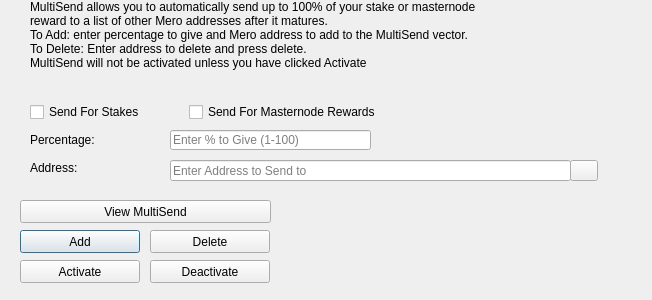
<?xml version="1.0" encoding="UTF-8"?>
<ui version="4.0">
 <class>MultiSendDialog</class>
 <widget class="QDialog" name="MultiSendDialog">
  <property name="windowModality">
   <enum>Qt::NonModal</enum>
  </property>
  <property name="geometry">
   <rect>
    <x>0</x>
    <y>0</y>
    <width>652</width>
    <height>300</height>
   </rect>
  </property>
  <property name="windowTitle">
   <string>MultiSend</string>
  </property>
  <widget class="QLineEdit" name="multiSendPercentEdit">
   <property name="geometry">
    <rect>
     <x>170</x>
     <y>130</y>
     <width>201</width>
     <height>20</height>
    </rect>
   </property>
   <property name="toolTip">
    <string>Enter whole numbers 1 - 100</string>
   </property>
   <property name="placeholderText">
    <string>Enter % to Give (1-100)</string>
   </property>
  </widget>
  <widget class="QLineEdit" name="multiSendAddressEdit">
   <property name="geometry">
    <rect>
     <x>170</x>
     <y>160</y>
     <width>401</width>
     <height>21</height>
    </rect>
   </property>
   <property name="toolTip">
    <string/>
   </property>
   <property name="placeholderText">
    <string>Enter Address to Send to</string>
   </property>
  </widget>
  <widget class="QLabel" name="label_2">
   <property name="geometry">
    <rect>
     <x>30</x>
     <y>0</y>
     <width>451</width>
     <height>121</height>
    </rect>
   </property>
   <property name="lineWidth">
    <number>1</number>
   </property>
   <property name="text">
    <string>MultiSend allows you to automatically send up to 100% of your stake or masternode reward to a list of other Mero addresses after it matures.
To Add: enter percentage to give and Mero address to add to the MultiSend vector.
To Delete: Enter address to delete and press delete.
MultiSend will not be activated unless you have clicked Activate</string>
   </property>
   <property name="alignment">
    <set>Qt::AlignLeading|Qt::AlignLeft|Qt::AlignTop</set>
   </property>
   <property name="wordWrap">
    <bool>true</bool>
   </property>
  </widget>
  <widget class="QLabel" name="message">
   <property name="geometry">
    <rect>
     <x>290</x>
     <y>200</y>
     <width>351</width>
     <height>91</height>
    </rect>
   </property>
   <property name="text">
    <string/>
   </property>
  </widget>
  <widget class="QPushButton" name="addButton">
   <property name="geometry">
    <rect>
     <x>20</x>
     <y>230</y>
     <width>120</width>
     <height>23</height>
    </rect>
   </property>
   <property name="toolTip">
    <string/>
   </property>
   <property name="statusTip">
    <string>Add to MultiSend Vector</string>
   </property>
   <property name="text">
    <string>Add</string>
   </property>
  </widget>
  <widget class="QPushButton" name="disableButton">
   <property name="geometry">
    <rect>
     <x>150</x>
     <y>260</y>
     <width>120</width>
     <height>23</height>
    </rect>
   </property>
   <property name="statusTip">
    <string>Deactivate MultiSend</string>
   </property>
   <property name="text">
    <string>Deactivate</string>
   </property>
  </widget>
  <widget class="QPushButton" name="addressBookButton">
   <property name="geometry">
    <rect>
     <x>570</x>
     <y>160</y>
     <width>28</width>
     <height>21</height>
    </rect>
   </property>
   <property name="toolTip">
    <string>Choose an address from the address book</string>
   </property>
   <property name="text">
    <string/>
   </property>
   <property name="icon">
    <iconset resource="../mero.qrc">
     <normaloff>:/icons/address-book</normaloff>:/icons/address-book</iconset>
   </property>
   <property name="shortcut">
    <string>Alt+A</string>
   </property>
   <property name="autoDefault">
    <bool>false</bool>
   </property>
  </widget>
  <widget class="QLabel" name="label">
   <property name="geometry">
    <rect>
     <x>30</x>
     <y>130</y>
     <width>121</width>
     <height>20</height>
    </rect>
   </property>
   <property name="toolTip">
    <string>Percentage of stake to send</string>
   </property>
   <property name="text">
    <string>Percentage:</string>
   </property>
  </widget>
  <widget class="QLabel" name="label_5">
   <property name="geometry">
    <rect>
     <x>30</x>
     <y>160</y>
     <width>111</width>
     <height>16</height>
    </rect>
   </property>
   <property name="toolTip">
    <string>Address to send portion of stake to</string>
   </property>
   <property name="text">
    <string>Address:</string>
   </property>
  </widget>
  <widget class="QPushButton" name="deleteButton">
   <property name="geometry">
    <rect>
     <x>150</x>
     <y>230</y>
     <width>120</width>
     <height>23</height>
    </rect>
   </property>
   <property name="toolTip">
    <string/>
   </property>
   <property name="statusTip">
    <string>Delete Address From MultiSend Vector</string>
   </property>
   <property name="text">
    <string>Delete</string>
   </property>
  </widget>
  <widget class="QPushButton" name="activateButton">
   <property name="geometry">
    <rect>
     <x>20</x>
     <y>260</y>
     <width>120</width>
     <height>23</height>
    </rect>
   </property>
   <property name="statusTip">
    <string>Activate MultiSend</string>
   </property>
   <property name="text">
    <string>Activate</string>
   </property>
  </widget>
  <widget class="QPushButton" name="viewButton">
   <property name="geometry">
    <rect>
     <x>20</x>
     <y>200</y>
     <width>251</width>
     <height>23</height>
    </rect>
   </property>
   <property name="toolTip">
    <string/>
   </property>
   <property name="statusTip">
    <string>View MultiSend Vector</string>
   </property>
   <property name="text">
    <string>View MultiSend</string>
   </property>
  </widget>
  <widget class="QWidget" name="horizontalLayoutWidget">
   <property name="geometry">
    <rect>
     <x>30</x>
     <y>100</y>
     <width>351</width>
     <height>24</height>
    </rect>
   </property>
   <layout class="QHBoxLayout" name="horizontalLayout">
    <item>
     <widget class="QCheckBox" name="multiSendStakeCheckBox">
      <property name="text">
       <string>Send For Stakes</string>
      </property>
     </widget>
    </item>
    <item>
     <widget class="QCheckBox" name="multiSendMasternodeCheckBox">
      <property name="text">
       <string>Send For Masternode Rewards</string>
      </property>
     </widget>
    </item>
   </layout>
  </widget>
 </widget>
 <resources>
  <include location="../mero.qrc"/>
 </resources>
 <connections/>
</ui>
